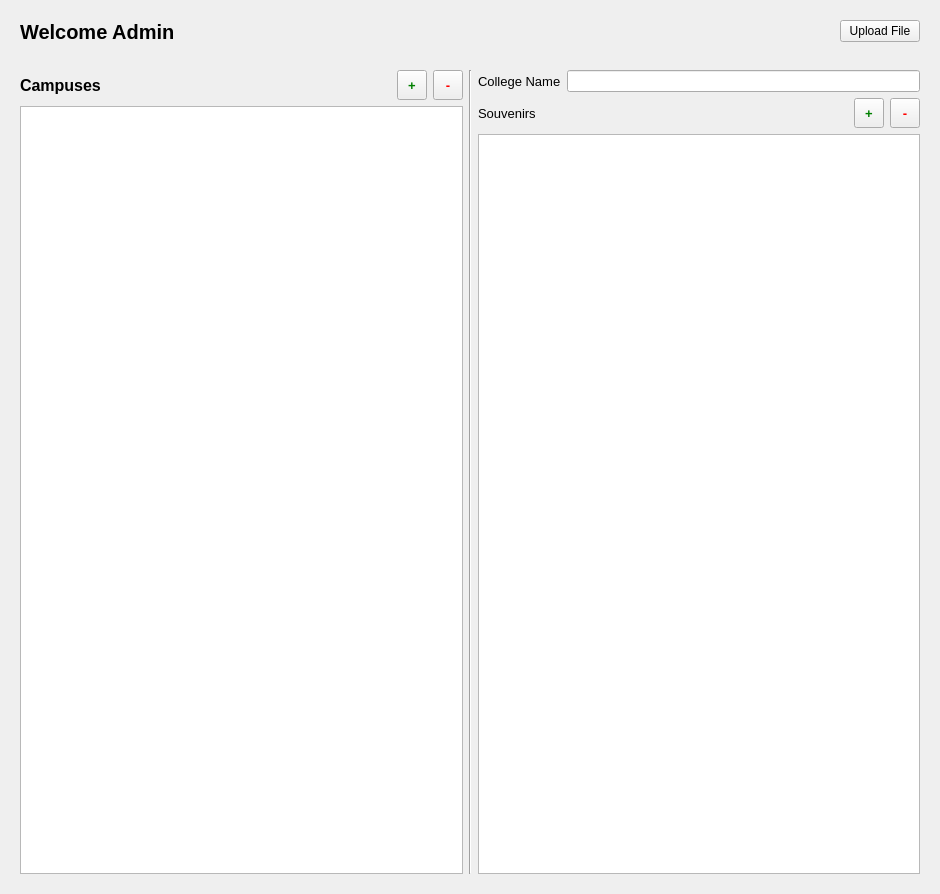
<?xml version="1.0" encoding="UTF-8"?>
<ui version="4.0">
 <class>AdminPage</class>
 <widget class="QWidget" name="AdminPage">
  <property name="geometry">
   <rect>
    <x>0</x>
    <y>0</y>
    <width>940</width>
    <height>894</height>
   </rect>
  </property>
  <property name="windowTitle">
   <string>AdminPage</string>
  </property>
  <layout class="QVBoxLayout" name="verticalLayout_2">
   <item>
    <widget class="QStackedWidget" name="adminPageStack">
     <property name="sizePolicy">
      <sizepolicy hsizetype="Expanding" vsizetype="Expanding">
       <horstretch>0</horstretch>
       <verstretch>0</verstretch>
      </sizepolicy>
     </property>
     <property name="lineWidth">
      <number>0</number>
     </property>
     <property name="currentIndex">
      <number>1</number>
     </property>
     <widget class="QWidget" name="loginScreen">
      <layout class="QVBoxLayout" name="verticalLayout_3">
       <item>
        <layout class="QVBoxLayout" name="verticalLayout_4">
         <property name="leftMargin">
          <number>30</number>
         </property>
         <property name="rightMargin">
          <number>30</number>
         </property>
         <item>
          <widget class="QLabel" name="pageLabel">
           <property name="maximumSize">
            <size>
             <width>16777215</width>
             <height>50</height>
            </size>
           </property>
           <property name="font">
            <font>
             <pointsize>28</pointsize>
             <bold>true</bold>
            </font>
           </property>
           <property name="text">
            <string>Admin Login</string>
           </property>
           <property name="alignment">
            <set>Qt::AlignmentFlag::AlignCenter</set>
           </property>
          </widget>
         </item>
         <item>
          <spacer name="topSpacer">
           <property name="orientation">
            <enum>Qt::Orientation::Vertical</enum>
           </property>
           <property name="sizeType">
            <enum>QSizePolicy::Policy::Expanding</enum>
           </property>
           <property name="sizeHint" stdset="0">
            <size>
             <width>213</width>
             <height>13</height>
            </size>
           </property>
          </spacer>
         </item>
         <item>
          <layout class="QFormLayout" name="formLayout_4">
           <property name="labelAlignment">
            <set>Qt::AlignmentFlag::AlignCenter</set>
           </property>
           <property name="formAlignment">
            <set>Qt::AlignmentFlag::AlignCenter</set>
           </property>
           <item row="0" column="0">
            <widget class="QLabel" name="usernameLabel">
             <property name="sizePolicy">
              <sizepolicy hsizetype="Fixed" vsizetype="Preferred">
               <horstretch>0</horstretch>
               <verstretch>0</verstretch>
              </sizepolicy>
             </property>
             <property name="minimumSize">
              <size>
               <width>55</width>
               <height>0</height>
              </size>
             </property>
             <property name="text">
              <string>Username</string>
             </property>
            </widget>
           </item>
           <item row="0" column="1">
            <widget class="QLineEdit" name="usernameField">
             <property name="sizePolicy">
              <sizepolicy hsizetype="Maximum" vsizetype="Fixed">
               <horstretch>0</horstretch>
               <verstretch>0</verstretch>
              </sizepolicy>
             </property>
             <property name="minimumSize">
              <size>
               <width>100</width>
               <height>0</height>
              </size>
             </property>
             <property name="maximumSize">
              <size>
               <width>300</width>
               <height>16777215</height>
              </size>
             </property>
            </widget>
           </item>
           <item row="1" column="0">
            <widget class="QLabel" name="passwordLabel">
             <property name="sizePolicy">
              <sizepolicy hsizetype="Fixed" vsizetype="Preferred">
               <horstretch>0</horstretch>
               <verstretch>0</verstretch>
              </sizepolicy>
             </property>
             <property name="minimumSize">
              <size>
               <width>55</width>
               <height>0</height>
              </size>
             </property>
             <property name="text">
              <string>Password</string>
             </property>
            </widget>
           </item>
           <item row="1" column="1">
            <widget class="QLineEdit" name="passwordField">
             <property name="sizePolicy">
              <sizepolicy hsizetype="Minimum" vsizetype="Fixed">
               <horstretch>0</horstretch>
               <verstretch>0</verstretch>
              </sizepolicy>
             </property>
             <property name="minimumSize">
              <size>
               <width>100</width>
               <height>0</height>
              </size>
             </property>
             <property name="maximumSize">
              <size>
               <width>300</width>
               <height>16777215</height>
              </size>
             </property>
             <property name="inputMask">
              <string/>
             </property>
             <property name="echoMode">
              <enum>QLineEdit::EchoMode::Password</enum>
             </property>
            </widget>
           </item>
          </layout>
         </item>
         <item>
          <spacer name="bottomSpacer">
           <property name="orientation">
            <enum>Qt::Orientation::Vertical</enum>
           </property>
           <property name="sizeHint" stdset="0">
            <size>
             <width>213</width>
             <height>13</height>
            </size>
           </property>
          </spacer>
         </item>
         <item>
          <widget class="QDialogButtonBox" name="buttonBox">
           <property name="orientation">
            <enum>Qt::Orientation::Horizontal</enum>
           </property>
           <property name="standardButtons">
            <set>QDialogButtonBox::StandardButton::Cancel|QDialogButtonBox::StandardButton::Ok</set>
           </property>
           <property name="centerButtons">
            <bool>false</bool>
           </property>
          </widget>
         </item>
        </layout>
       </item>
      </layout>
     </widget>
     <widget class="QWidget" name="adminScreen">
      <layout class="QVBoxLayout" name="verticalLayout">
       <item>
        <layout class="QGridLayout" name="gridLayout">
         <item row="0" column="0" alignment="Qt::AlignmentFlag::AlignLeft|Qt::AlignmentFlag::AlignTop">
          <widget class="QLabel" name="label_2">
           <property name="font">
            <font>
             <pointsize>15</pointsize>
             <bold>true</bold>
            </font>
           </property>
           <property name="text">
            <string>Welcome Admin</string>
           </property>
          </widget>
         </item>
         <item row="2" column="0">
          <layout class="QVBoxLayout" name="verticalLayout_6">
           <item>
            <layout class="QHBoxLayout" name="horizontalLayout_4">
             <item>
              <widget class="QLabel" name="campusLabel">
               <property name="font">
                <font>
                 <pointsize>12</pointsize>
                 <bold>true</bold>
                </font>
               </property>
               <property name="text">
                <string>Campuses</string>
               </property>
              </widget>
             </item>
             <item>
              <widget class="QPushButton" name="addCampusButton">
               <property name="sizePolicy">
                <sizepolicy hsizetype="Fixed" vsizetype="Fixed">
                 <horstretch>0</horstretch>
                 <verstretch>0</verstretch>
                </sizepolicy>
               </property>
               <property name="minimumSize">
                <size>
                 <width>30</width>
                 <height>30</height>
                </size>
               </property>
               <property name="maximumSize">
                <size>
                 <width>30</width>
                 <height>30</height>
                </size>
               </property>
               <property name="styleSheet">
                <string notr="true">QPushButton {
    color: green;
	font: bold;
	font-size: 10pt;
	text-align: center;
	padding: 0px;
    margin: 0px;
}</string>
               </property>
               <property name="text">
                <string>+</string>
               </property>
              </widget>
             </item>
             <item>
              <widget class="QPushButton" name="removeCampusButton">
               <property name="sizePolicy">
                <sizepolicy hsizetype="Fixed" vsizetype="Fixed">
                 <horstretch>0</horstretch>
                 <verstretch>0</verstretch>
                </sizepolicy>
               </property>
               <property name="minimumSize">
                <size>
                 <width>30</width>
                 <height>30</height>
                </size>
               </property>
               <property name="maximumSize">
                <size>
                 <width>30</width>
                 <height>30</height>
                </size>
               </property>
               <property name="styleSheet">
                <string notr="true">QPushButton {
    color: red;
	font: bold;
	font-size: 10pt;
	text-align: center;
	padding: 0px;
    margin: 0px;
}</string>
               </property>
               <property name="text">
                <string>-</string>
               </property>
              </widget>
             </item>
            </layout>
           </item>
           <item>
            <widget class="QListView" name="campusList">
             <property name="editTriggers">
              <set>QAbstractItemView::EditTrigger::NoEditTriggers</set>
             </property>
            </widget>
           </item>
          </layout>
         </item>
         <item row="2" column="2">
          <layout class="QVBoxLayout" name="rightSide">
           <item>
            <layout class="QHBoxLayout" name="campusNameContainer">
             <item>
              <widget class="QLabel" name="collegeName">
               <property name="font">
                <font>
                 <pointsize>10</pointsize>
                 <bold>false</bold>
                 <kerning>true</kerning>
                </font>
               </property>
               <property name="text">
                <string>College Name</string>
               </property>
              </widget>
             </item>
             <item>
              <widget class="QLineEdit" name="collegeNameLineEdit"/>
             </item>
            </layout>
           </item>
           <item>
            <layout class="QVBoxLayout" name="souvenirContainer">
             <item>
              <layout class="QHBoxLayout" name="horizontalLayout_5">
               <item>
                <widget class="QLabel" name="label_5">
                 <property name="font">
                  <font>
                   <pointsize>10</pointsize>
                   <bold>false</bold>
                  </font>
                 </property>
                 <property name="text">
                  <string>Souvenirs</string>
                 </property>
                </widget>
               </item>
               <item>
                <widget class="QPushButton" name="addSouvenirButton">
                 <property name="sizePolicy">
                  <sizepolicy hsizetype="Fixed" vsizetype="Fixed">
                   <horstretch>0</horstretch>
                   <verstretch>0</verstretch>
                  </sizepolicy>
                 </property>
                 <property name="minimumSize">
                  <size>
                   <width>30</width>
                   <height>30</height>
                  </size>
                 </property>
                 <property name="maximumSize">
                  <size>
                   <width>30</width>
                   <height>30</height>
                  </size>
                 </property>
                 <property name="styleSheet">
                  <string notr="true">QPushButton {
    color: green;
	font: bold;
	font-size: 10pt;
	text-align: center;
	padding: 0px;
    margin: 0px;
}</string>
                 </property>
                 <property name="text">
                  <string>+</string>
                 </property>
                </widget>
               </item>
               <item>
                <widget class="QPushButton" name="removeSouvenirButton">
                 <property name="sizePolicy">
                  <sizepolicy hsizetype="Fixed" vsizetype="Fixed">
                   <horstretch>0</horstretch>
                   <verstretch>0</verstretch>
                  </sizepolicy>
                 </property>
                 <property name="minimumSize">
                  <size>
                   <width>30</width>
                   <height>30</height>
                  </size>
                 </property>
                 <property name="maximumSize">
                  <size>
                   <width>30</width>
                   <height>30</height>
                  </size>
                 </property>
                 <property name="styleSheet">
                  <string notr="true">QPushButton {
    color: red;
	font: bold;
	font-size: 10pt;
	text-align: center;
	padding: 0px;
    margin: 0px;
}</string>
                 </property>
                 <property name="text">
                  <string>-</string>
                 </property>
                </widget>
               </item>
              </layout>
             </item>
             <item>
              <widget class="QTableView" name="tableView">
               <property name="styleSheet">
                <string notr="true">QTableView::item {
    padding-left: 5px;

}</string>
               </property>
               <property name="editTriggers">
                <set>QAbstractItemView::EditTrigger::DoubleClicked</set>
               </property>
               <attribute name="verticalHeaderVisible">
                <bool>false</bool>
               </attribute>
              </widget>
             </item>
            </layout>
           </item>
          </layout>
         </item>
         <item row="1" column="0">
          <spacer name="verticalSpacer">
           <property name="orientation">
            <enum>Qt::Orientation::Vertical</enum>
           </property>
           <property name="sizeType">
            <enum>QSizePolicy::Policy::Fixed</enum>
           </property>
           <property name="sizeHint" stdset="0">
            <size>
             <width>20</width>
             <height>20</height>
            </size>
           </property>
          </spacer>
         </item>
         <item row="2" column="1">
          <widget class="Line" name="line_3">
           <property name="sizePolicy">
            <sizepolicy hsizetype="Preferred" vsizetype="Minimum">
             <horstretch>0</horstretch>
             <verstretch>0</verstretch>
            </sizepolicy>
           </property>
           <property name="frameShadow">
            <enum>QFrame::Shadow::Sunken</enum>
           </property>
           <property name="lineWidth">
            <number>1</number>
           </property>
           <property name="midLineWidth">
            <number>0</number>
           </property>
           <property name="orientation">
            <enum>Qt::Orientation::Vertical</enum>
           </property>
          </widget>
         </item>
         <item row="0" column="2" alignment="Qt::AlignmentFlag::AlignRight|Qt::AlignmentFlag::AlignTop">
          <widget class="QPushButton" name="uploadFile">
           <property name="text">
            <string>Upload File</string>
           </property>
          </widget>
         </item>
        </layout>
       </item>
      </layout>
     </widget>
    </widget>
   </item>
  </layout>
 </widget>
 <resources/>
 <connections/>
</ui>
